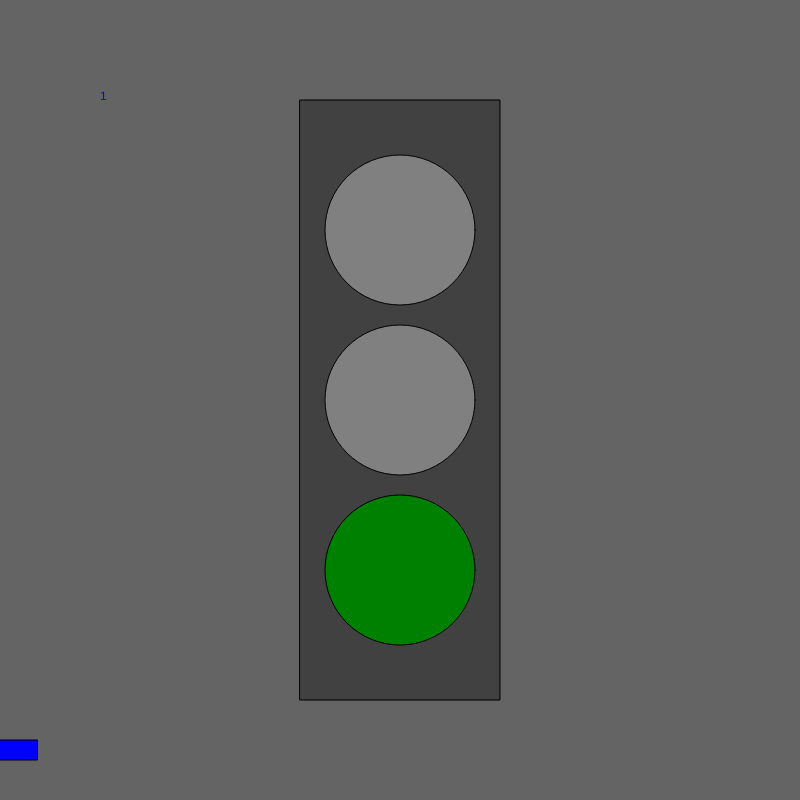
Frame 1 (no input)
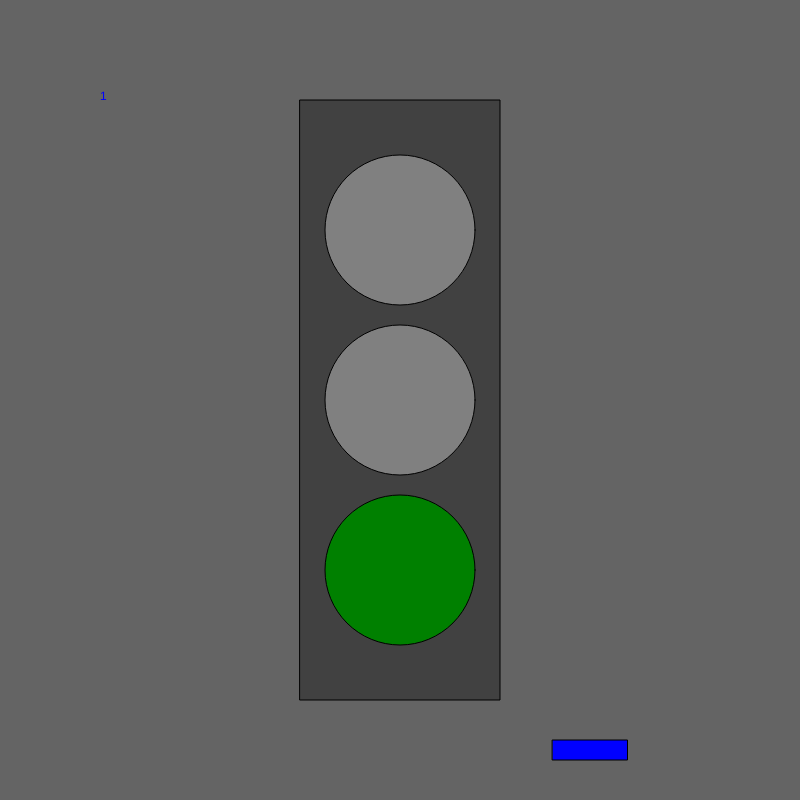
Frame 60 (no input)
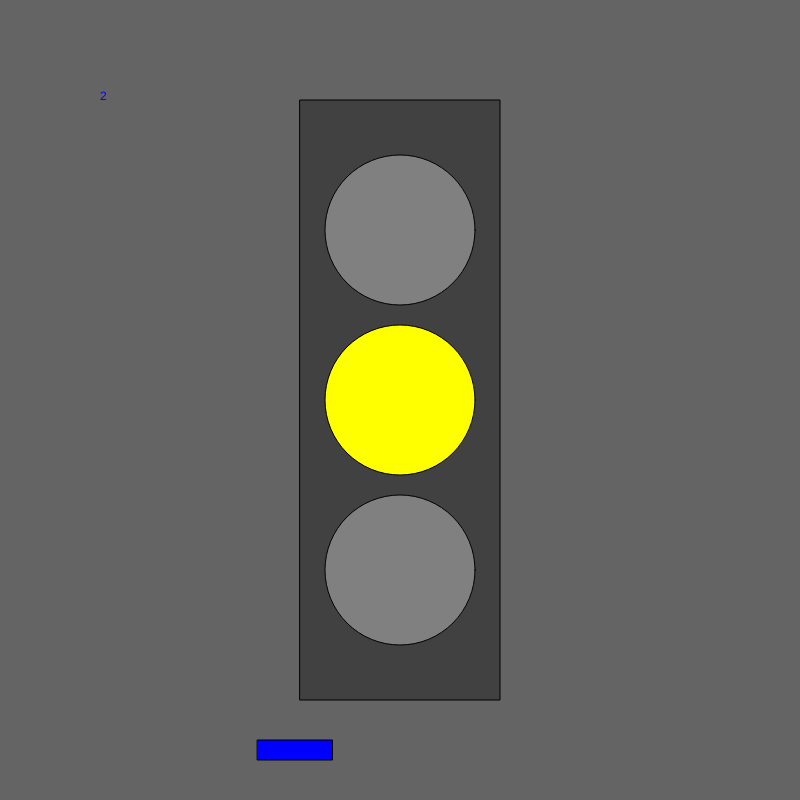
Frame 120 (the mouse pressed at the canvas centre since frame 60)

The p5.js sketch that drew these frames (run headless with seeded random() and noise() and a simulated clock; from frame 60 on, the mouse is pressed at the canvas centre):

// p5.js sketch
// ── sketch.js
let state = 0;
let timer = 0;
let x = 0;
let velocity = 10;

function setup() {
  createCanvas(800, 800);
  ellipseMode(CENTER);
  rectMode(CENTER);
}

function draw() {

  background(100);
  fill('#414141');
  rect(width / 2, height / 2, 200, 600);

  //car code
  fill('blue');
  rect(x, 750, 75, 20);
  x = x + velocity;
  if (x > width) {
    x = 0;
  }

  switch (state) {
    case 0: //green
      text("1", 100, 100);
      fill("gray");
      ellipse(width / 2, height / 2 - 170, 150, 150);
      fill("gray");
      ellipse(width / 2, height / 2, 150, 150);
      fill("green");
      ellipse(width / 2, height / 2 + 170, 150, 150);
      velocity = 10;
      break;

    case 1: //yellow
      text("2", 100, 100);
      fill("gray");
      ellipse(width / 2, height / 2 - 170, 150, 150);
      fill("yellow");
      ellipse(width / 2, height / 2, 150, 150);
      fill("gray");
      ellipse(width / 2, height / 2 + 170, 150, 150);
      velocity = 5;
      break;
    case 2: //red
      text("0", 100, 100);
      fill("red");
      ellipse(width / 2, height / 2 - 170, 150, 150);
      fill("gray");
      ellipse(width / 2, height / 2, 150, 150);
      fill("gray");
      ellipse(width / 2, height / 2 + 170, 150, 150);
      velocity = 0;
      break;


  }

  timer = timer + 1;
  if (timer > 100) {
    timer = 0;
    state++;
    if (state > 2) state = 0;
  }

}

function mouseReleased() {
  state++;
  if (state > 2) state = 0;
}
